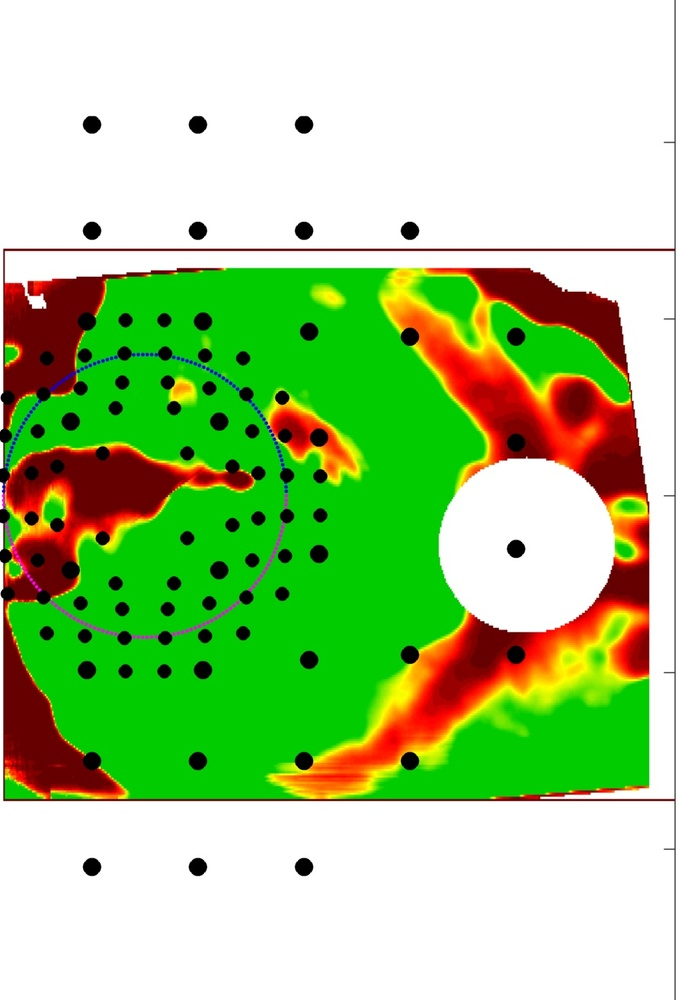
#> input picture RNFL_Probability_and_VF_Test_points(Field_View).jpg, 678 x 1000 px, shrunk from 890 x 1312 before the run
$ python -i remove_dots.py   (imports and definitions only)
#> lines starting #> are read from the running program, lines starting #| are printed output that depends on the picture; after the words box and inside, x2 and y2 are one past the last pixel; in counts of white or black regions, pixels touching at a corner belong together
import cv2
import numpy as np
import matplotlib.pyplot as plt

def remove_black_dots_and_interpolate(img_path, output_path):
    # 1. Load the Image
#> called with output_path = 'out.png'
    img = cv2.imread(img_path)
#> img is the input picture: shape (1000, 678, 3); mean B, G, R 137, 203.5, 165.1
    gray = cv2.cvtColor(img, cv2.COLOR_BGR2GRAY)
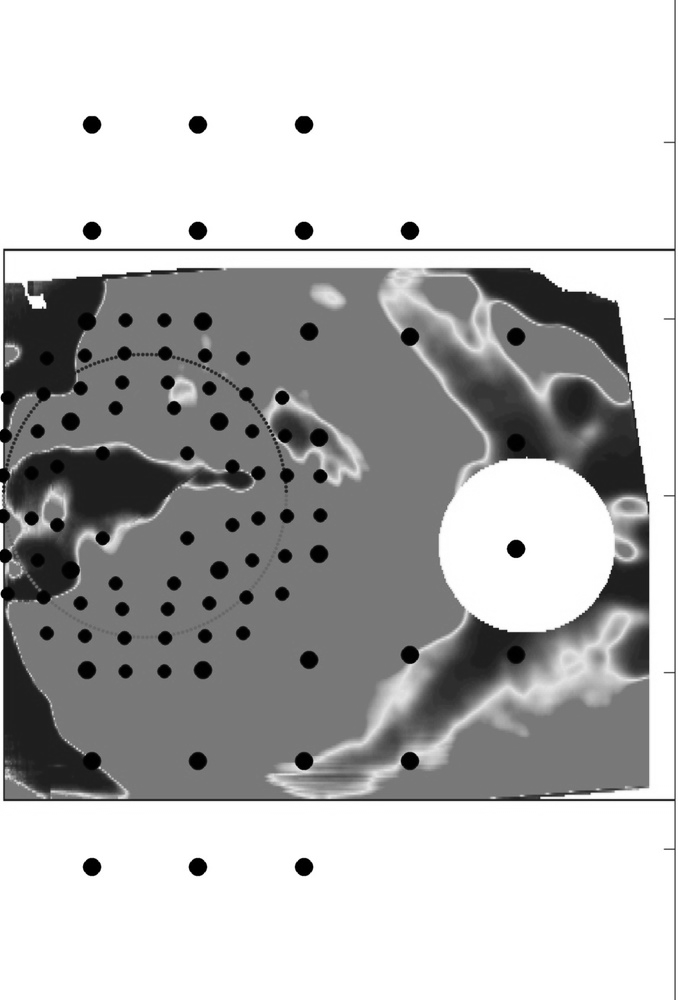
#> gray: shape (1000, 678); min 0, max 255, mean 184.4

    # 2. Detect Black Dots
    _, thresholded = cv2.threshold(gray, 0, 1, cv2.THRESH_BINARY_INV)  # Assuming dots are darker than intensity 50
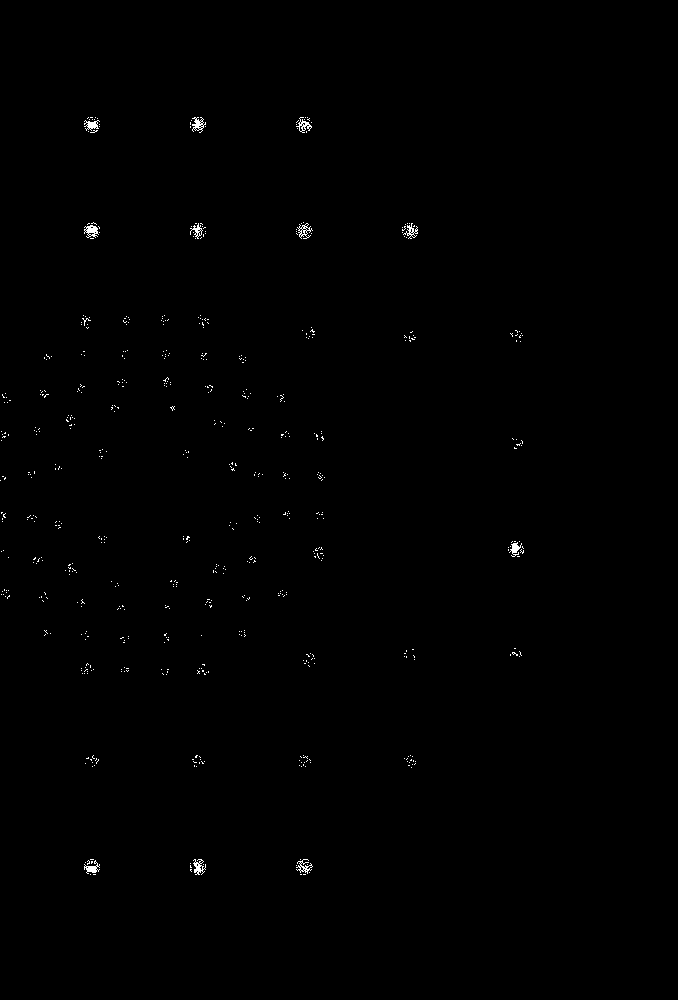
#> thresholded: shape (1000, 678); values 0 (black) and 1 (white), 0.33% white in thin lines or dots, all inside (x1, y1, x2, y2) = (0, 117, 524, 875)
    kernel = cv2.getStructuringElement(cv2.MORPH_ELLIPSE, (5, 5))  # Adjust kernel size based on dot size
    dilated = cv2.dilate(thresholded, kernel, iterations=2)
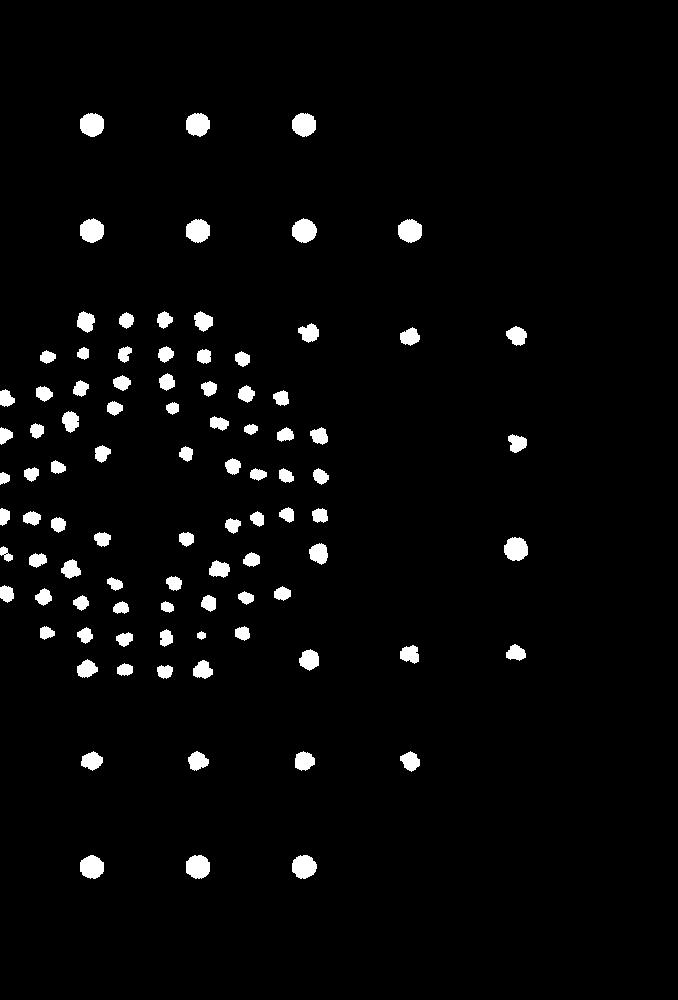
#> dilated: shape (1000, 678); values 0 (black) and 1 (white), 3.1% white; 93 white regions

    # 3. Masking
    contours, _ = cv2.findContours(dilated, cv2.RETR_EXTERNAL, cv2.CHAIN_APPROX_SIMPLE)
#> contours = 93 contours; largest, box (x1, y1, x2, y2) and area: (186, 855, 210, 879) 428, (292, 218, 317, 243) 427, (80, 113, 104, 137) 425, (80, 218, 104, 243) 424, (292, 855, 317, 879) 424
    mask = np.zeros_like(gray)
    cv2.drawContours(mask, contours, -1, (255), thickness=cv2.FILLED)
#> mask: shape (1000, 678); 3.1% white; 93 white regions, largest, box (x1, y1, x2, y2) and area: (186, 855, 210, 879) 464, (292, 218, 317, 243) 463, (80, 113, 104, 137) 461

    # 4. Remove Black Dots (Set to White)
    img[mask == 255] = [255, 255, 255]
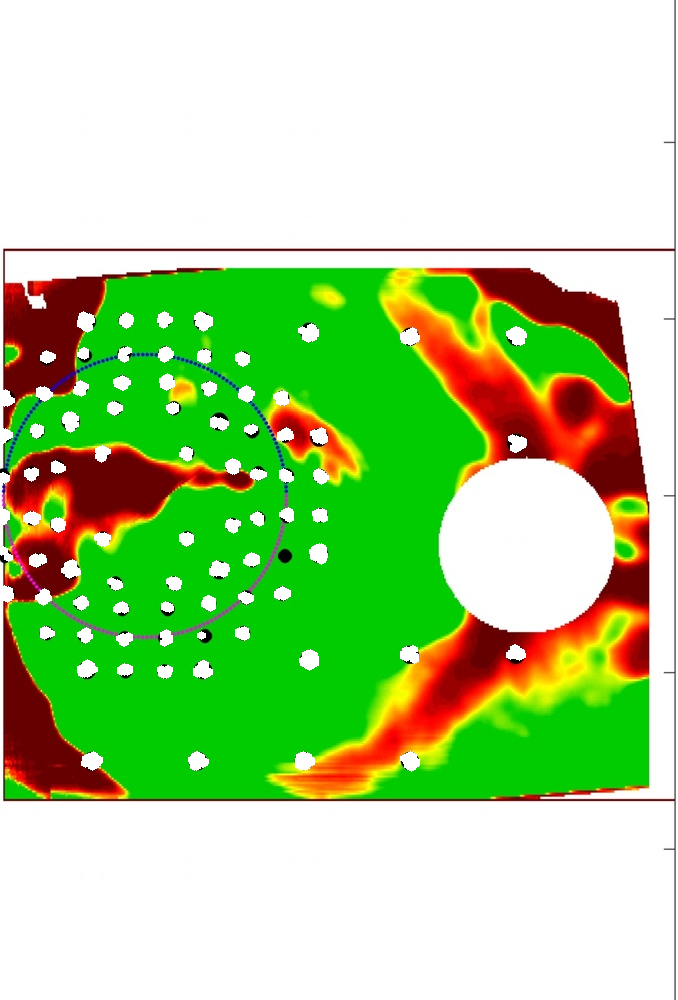
#> img: shape (1000, 678, 3); 2.96% of pixels changed, all inside (x1, y1, x2, y2) = (0, 113, 528, 879)

    # 5. Interpolation
    result = cv2.inpaint(img, mask, inpaintRadius=3, flags=cv2.INPAINT_TELEA)
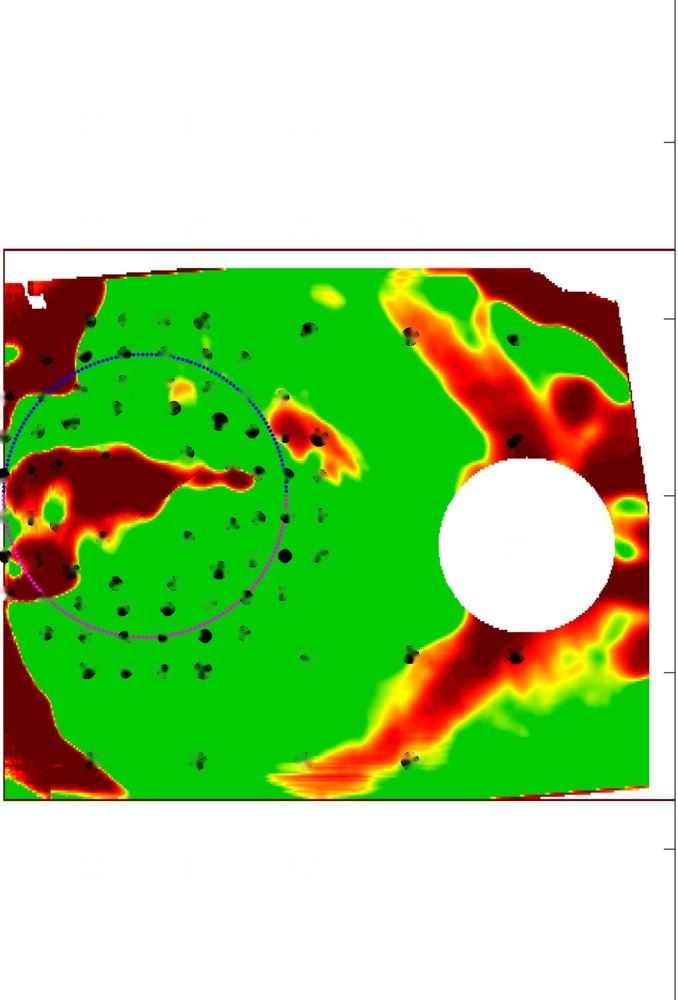
#> result: shape (1000, 678, 3); mean B, G, R 138.4, 206.7, 167

    # Save the result
    cv2.imwrite(output_path, result)


# Usage
#remove_black_dots_and_interpolate('oct_report1.jpg', 'output_image.jpg')

>>> result = remove_black_dots_and_interpolate('RNFL_Probability_and_VF_Test_points(Field_View).jpg', 'out.png')

$ run again, on oct_report.jpg
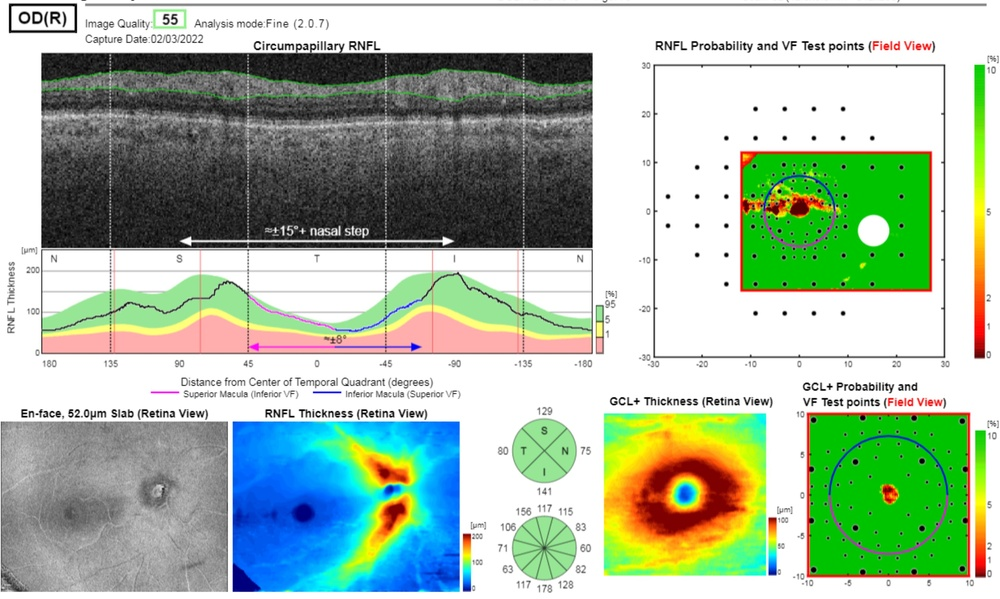
#> input picture oct_report.jpg, 1000 x 599 px, shrunk from 3365 x 2015 before the run
#> in remove_black_dots_and_interpolate, img is the input picture: shape (599, 1000, 3); mean B, G, R 166.4, 188.3, 166.9
#> in remove_black_dots_and_interpolate, `_, thresholded = cv2.threshold(gray, 0, 1, cv2.THRESH_BINARY_INV)`:
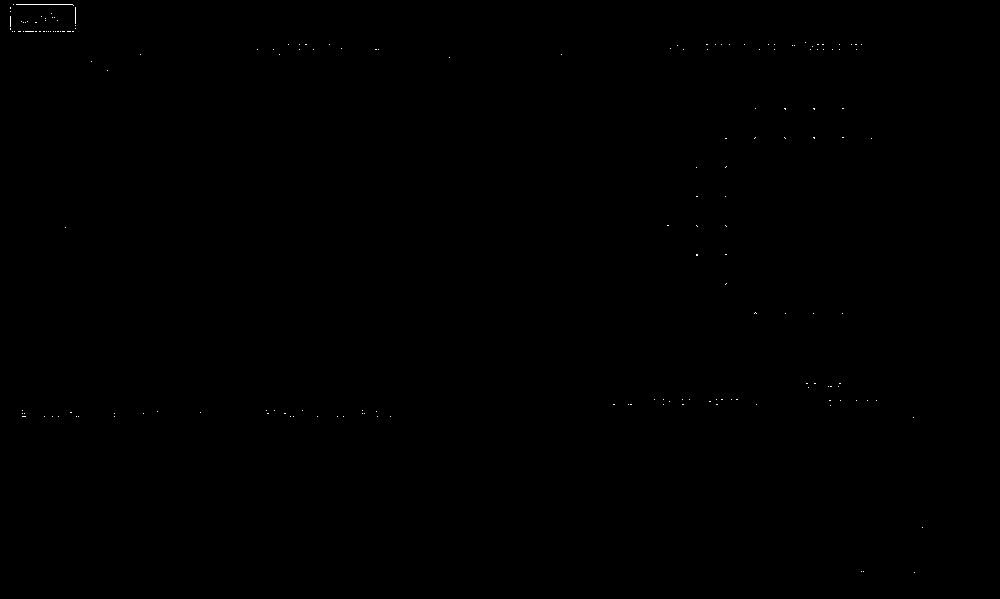
#> thresholded: shape (599, 1000); values 0 (black) and 1 (white), 0.05% white in thin lines or dots, all inside (x1, y1, x2, y2) = (10, 4, 923, 573)
#> dilated: shape (599, 1000); values 0 (black) and 1 (white), 1.5% white; 76 white regions
#> contours = 76 contours; largest, box (x1, y1, x2, y2) and area: (6, 0, 80, 36) 2467, (801, 38, 844, 54) 387, (705, 395, 742, 409) 260, (702, 40, 734, 54) 215, (295, 40, 318, 54) 175
#> mask: shape (599, 1000); 1.6% white; 76 white regions, largest, box (x1, y1, x2, y2) and area: (6, 0, 80, 36) 2569, (801, 38, 844, 54) 443, (705, 395, 742, 409) 303
#> in remove_black_dots_and_interpolate, `img[mask == 255] = [255, 255, 255]`:
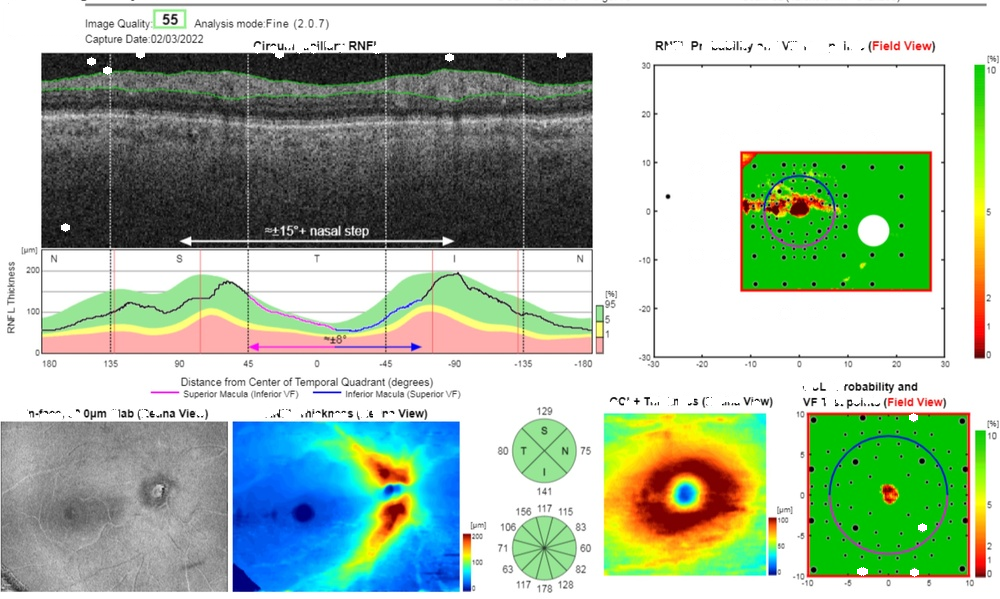
#> img: shape (599, 1000, 3); 1.32% of pixels changed, all inside (x1, y1, x2, y2) = (6, 0, 927, 577)

$ run again, on sub_1.jpg
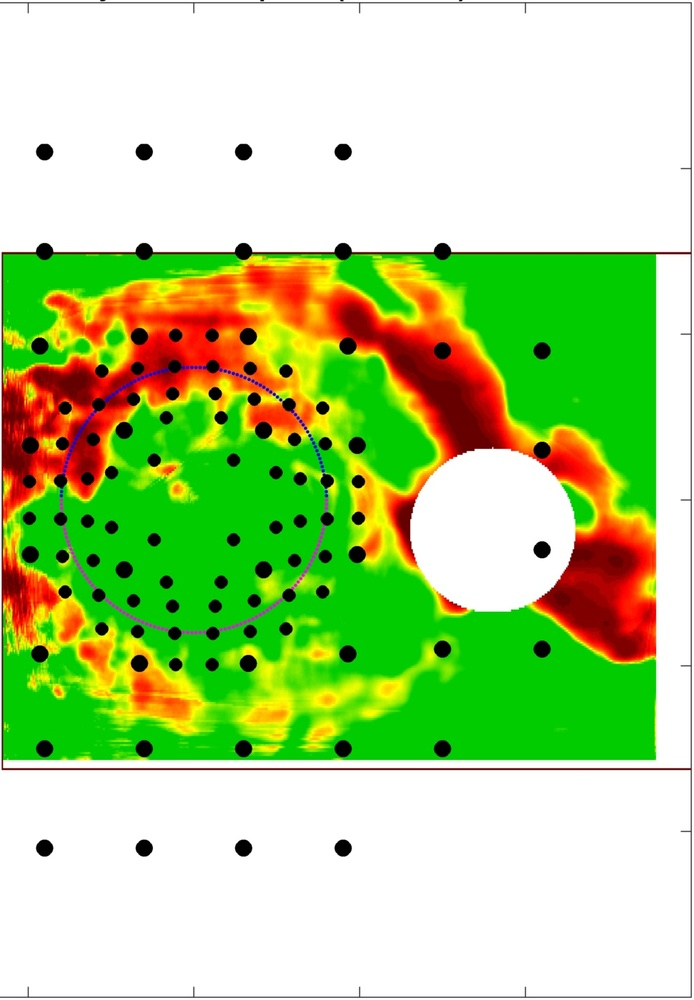
#> input picture sub_1.jpg, 694 x 1000 px, shrunk from 971 x 1399 before the run
#> in remove_black_dots_and_interpolate, img is the input picture: shape (1000, 694, 3); mean B, G, R 139.9, 211.3, 178.1
#> in remove_black_dots_and_interpolate, `_, thresholded = cv2.threshold(gray, 0, 1, cv2.THRESH_BINARY_INV)`:
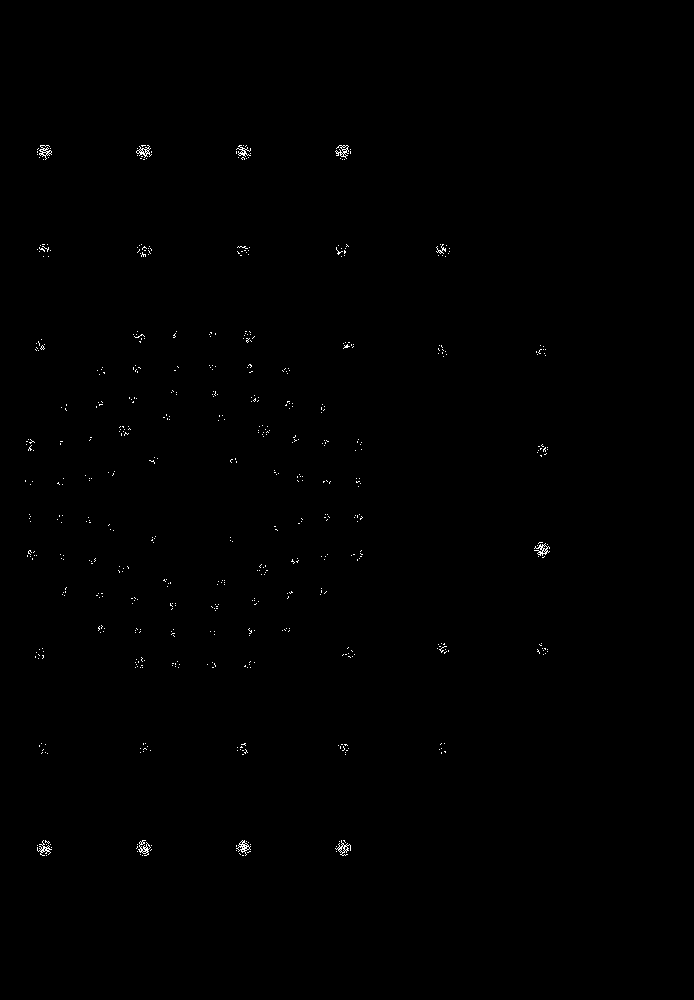
#> thresholded: shape (1000, 694); values 0 (black) and 1 (white), 0.27% white in thin lines or dots, all inside (x1, y1, x2, y2) = (25, 145, 550, 856)
#> dilated: shape (1000, 694); values 0 (black) and 1 (white), 3% white; 104 white regions
#> contours = 104 contours; largest, box (x1, y1, x2, y2) and area: (132, 836, 156, 860) 388, (132, 141, 156, 164) 386, (530, 538, 554, 562) 384, (33, 836, 56, 860) 384, (331, 141, 355, 164) 382
#> mask: shape (1000, 694); 3% white; 104 white regions, largest, box (x1, y1, x2, y2) and area: (132, 836, 156, 860) 424, (132, 141, 156, 164) 421, (530, 538, 554, 562) 419
#> img: shape (1000, 694, 3); 2.95% of pixels changed, all inside (x1, y1, x2, y2) = (21, 141, 554, 860)
#> in remove_black_dots_and_interpolate, `result = cv2.inpaint(img, mask, inpaintRadius=3, flags=cv2.INPAINT_TEL..`:
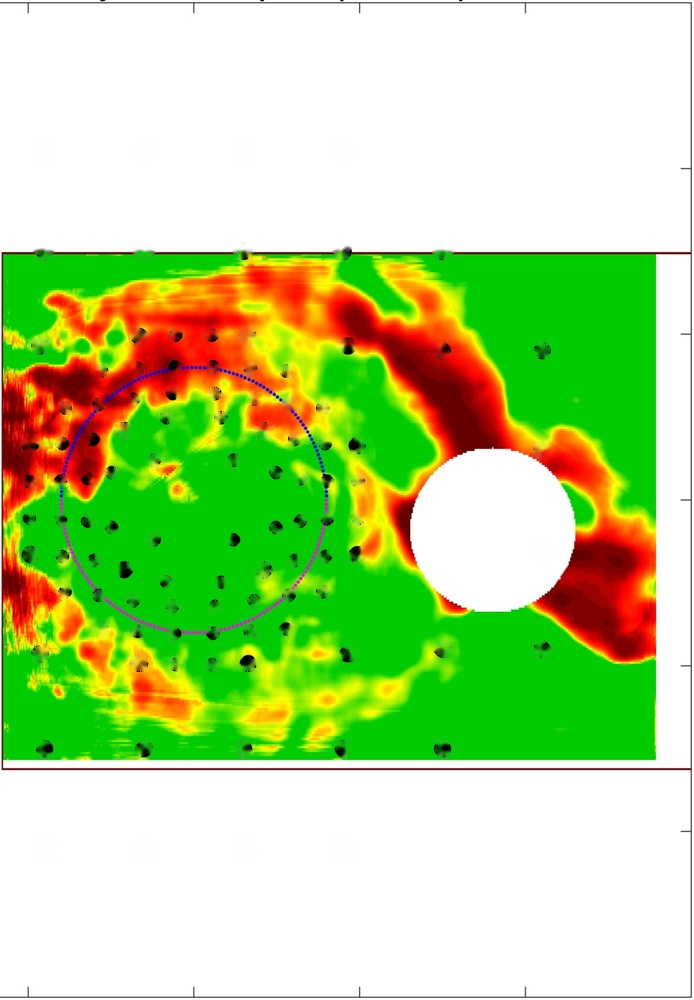
#> result: shape (1000, 694, 3); mean B, G, R 141, 214.6, 180.6
